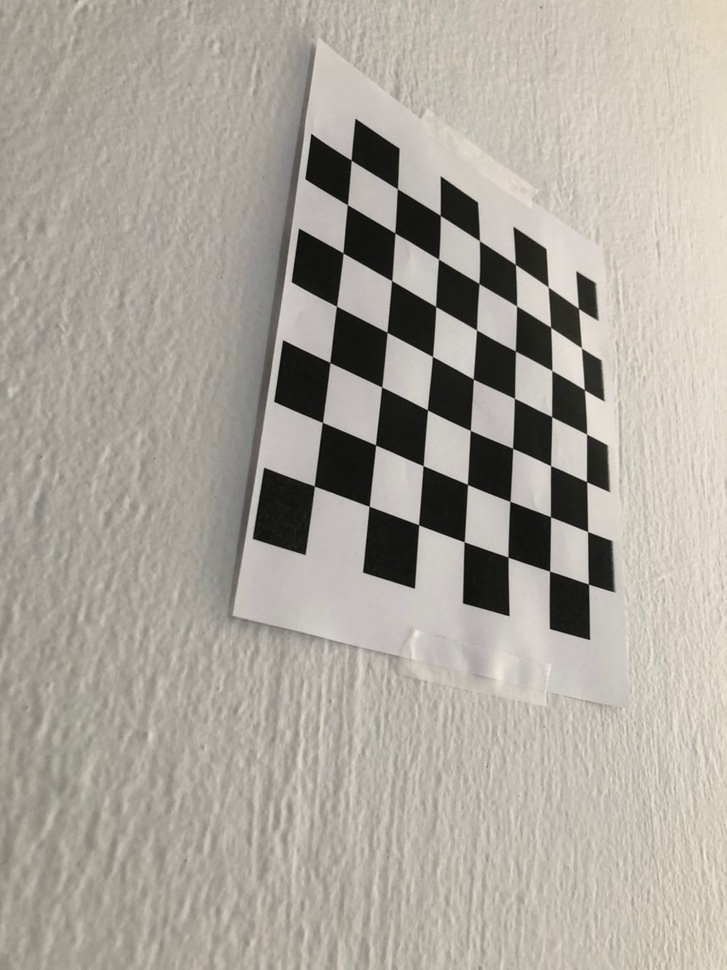
#> input picture practice/1.1/test.jpeg, 727 x 970 px, shrunk from 956 x 1276 before the run, given in place of the camera
$ python edge_detection.py ../1.1/test.jpeg   (older library calls are emulated)
#> lines starting #> are read from the running program, lines starting #| are printed output that depends on the picture
import cv2
import numpy as np
import sys


def main():
    method = "canny"
    if (len(sys.argv) > 1):
        if (sys.argv[1] == "prewitt" or sys.argv[1] == "sobel"):
            method = sys.argv[1]

    print(method)

    cap = cv2.VideoCapture(0)
    while True:
        ret, img = cap.read()
#> img is the input picture: shape (970, 727, 3); mean B, G, R 156.6, 165.9, 170.7

        gray = cv2.cvtColor(img, cv2.COLOR_BGR2GRAY)
        blur = cv2.GaussianBlur(gray, (3, 3), 0)

        res = ""
        if (method == "canny"):
            res = cv2.Canny(blur, 10, 70)
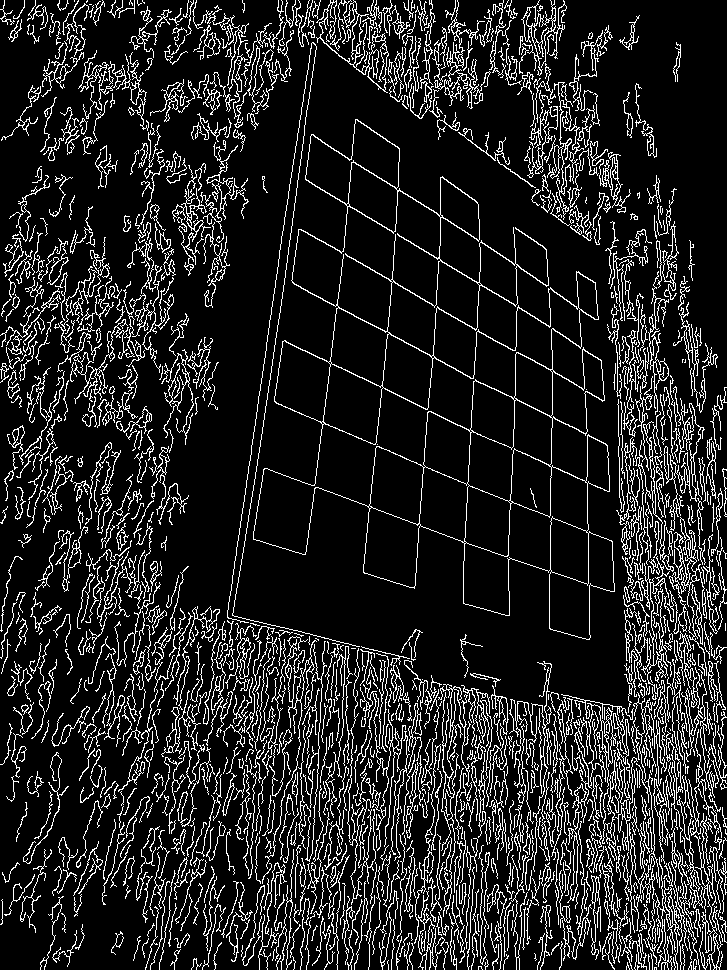
#> res: shape (970, 727); 13.8% white in thin lines or dots
        elif (method == "sobel"):
            img_sobelx = cv2.Sobel(blur, cv2.CV_8U, 1, 0, ksize=5)
            img_sobely = cv2.Sobel(blur, cv2.CV_8U, 0, 1, ksize=5)
            res = img_sobelx + img_sobely
        else:
            kernelx = np.array([[1, 1, 1], [0, 0, 0], [-1, -1, -1]])
            kernely = np.array([[-1, 0, 1], [-1, 0, 1], [-1, 0, 1]])
            img_prewittx = cv2.filter2D(blur, -1, kernelx)
            img_prewitty = cv2.filter2D(blur, -1, kernely)
            res = img_prewittx + img_prewitty

        ret, mask = cv2.threshold(res, 70, 255, cv2.THRESH_BINARY)

        res = cv2.bitwise_and(img, img, mask=mask)
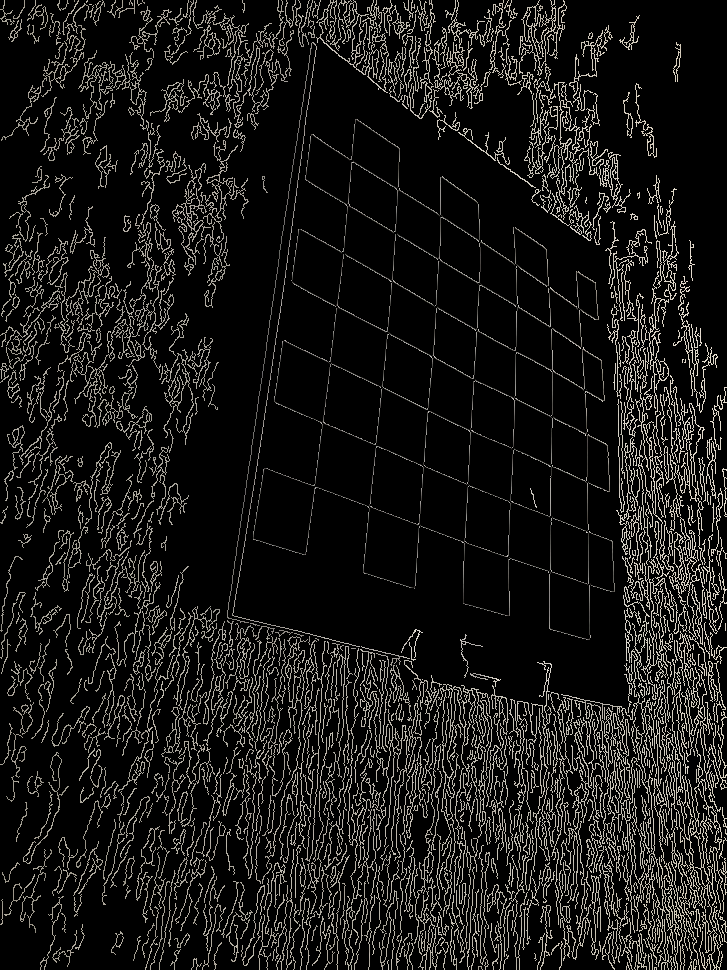
#> res: shape (970, 727, 3); mean B, G, R 22.9, 24.4, 25.1

        cv2.imshow('Video feed', res)

        if cv2.waitKey(1) == 27:
#> (key Esc is pressed here)
            break

    cap.release()
    cv2.destroyAllWindows()


if __name__ == "__main__":
    main()
